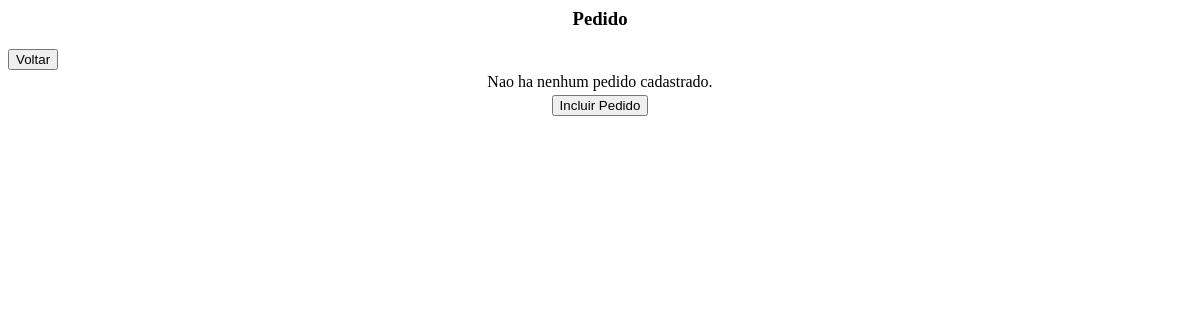
/listar_pedido.php, run on an earlier commit of the app's database.
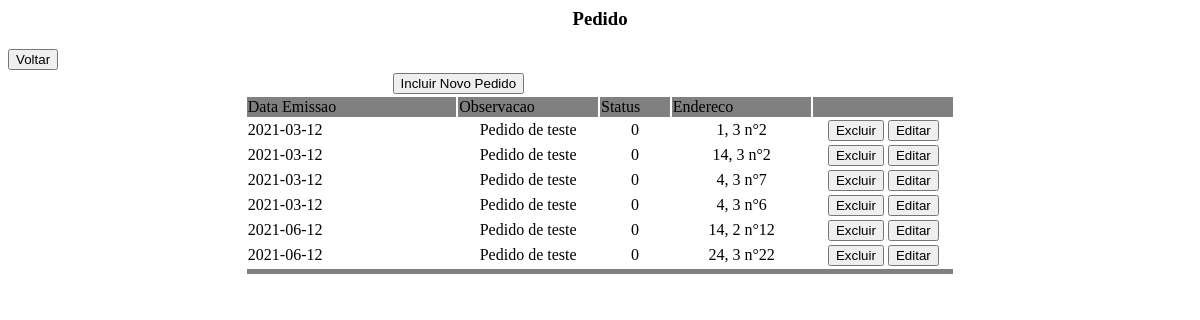
And on a later commit of the database.
### tables this page shows
CREATE TABLE Pedido (
	idPedido			INT				NOT NULL AUTO_INCREMENT,
    observacao			VARCHAR(256)	NULL,
    data_emissao		DATE			NOT NULL,
    status_pagamento	TINYINT			NOT NULL,
    logradouro_entrega	VARCHAR(50)		NOT NULL,
    cep_entrega			VARCHAR(8)		NOT NULL,
    numero_entrega		INT 			NOT NULL,
    bairro_entrega		VARCHAR(30)		NOT NULL,
    data_entrega		DATE			NOT NULL,
    idFilial			INT				NOT NULL,
    idEntregador		INT				NOT NULL,
    idComprador			INT				NOT NULL,
    CONSTRAINT pk_pedido PRIMARY KEY (idPedido)
);

### listar_pedido.php (the view, shortened to what this page needs)
<html>
<head>
</head>
<body>
    <center>
        <h3>Pedido</h3>
    </center>
    <form name="form1" method="POST" action="form_incluir_pedido.php">
        <input type="button" value="Voltar" onclick="location.href='index.php'">
        <table border="0" align="center" width="60%">
            <?php
            include("./config.php");
            $con = mysqli_connect($host, $login, $senha, $bd);
            $sql = "SELECT * FROM pedido ORDER BY data_emissao";
            $tabela = mysqli_query($con, $sql);
            if (mysqli_num_rows($tabela) == 0) {
            ?>
                <tr>
                    <td align="center">Nao ha nenhum pedido cadastrado.</td>
                </tr>
                <tr>
                    <td align="center"><input type="submit" value="Incluir Pedido"></td>
                </tr>
            <?php
            } else {
            ?>
                <tr>
                    <td colspan="3" align="center"><input type="submit" value="Incluir Novo Pedido"></td>
                </tr>
                <tr bgcolor="grey">
                    <td width="30%">Data Emissao</td>
                    <td width="20%">Observacao</td>
                    <td width="10%">Status</td>
                    <td width="20%">Endereco</td>
                    <td width="30%"></td>
                </tr>
                <?php
                while ($dados = mysqli_fetch_row($tabela)) {
                ?>
                    <tr>
                        <td><?php echo $dados[2]; ?></td>
                        <td align="center"><?php echo $dados[1]; ?></td>
                        <td align="center"><?php echo $dados[3]; ?></td>
                        <td align="center"><?php echo $dados[10] . ", " . $dados[9] . " n°" . $dados[11]; ?></td>
                        <td align="center">
                            <input type="button" value="Excluir" onclick="location.href='excluir_pedido.php?idPedido=<?php echo $dados[0]; ?>'">
                            <input type="button" value="Editar" onclick="location.href='form_incluir_pedido.php?idPedido=<?php echo $dados[0]; ?>'">
                        </td>
                    </tr>
                <?php
                }
                ?>
                <tr bgcolor="grey">
                    <td colspan="5" height="5"></td>
                </tr>
            <?php
            }
            ?>
        </table>
    </form>
</body>
</html>

What changed in the data, as far as the page shows it:
added pedido: data_emissao "2021-03-12", observacao "Pedido de teste", status_pagamento "0", idEntregador "1", idFilial "3", idComprador "2"
added pedido: data_emissao "2021-03-12", observacao "Pedido de teste", status_pagamento "0", idEntregador "14", idFilial "3", idComprador "2"
added pedido: data_emissao "2021-03-12", observacao "Pedido de teste", status_pagamento "0", idEntregador "4", idFilial "3", idComprador "7"
added pedido: data_emissao "2021-03-12", observacao "Pedido de teste", status_pagamento "0", idEntregador "4", idFilial "3", idComprador "6"
added pedido: data_emissao "2021-06-12", observacao "Pedido de teste", status_pagamento "0", idEntregador "14", idFilial "2", idComprador "12"
added pedido: data_emissao "2021-06-12", observacao "Pedido de teste", status_pagamento "0", idEntregador "24", idFilial "3", idComprador "22"
Also different on the page:
form field value: (not shown) → "Incluir Novo Pedido"
form field value: "Incluir Pedido" → (not shown)
text no longer shown: "Nao ha nenhum pedido cadastrado."
text now shown: "Data Emissao Observacao Status Endereco"
